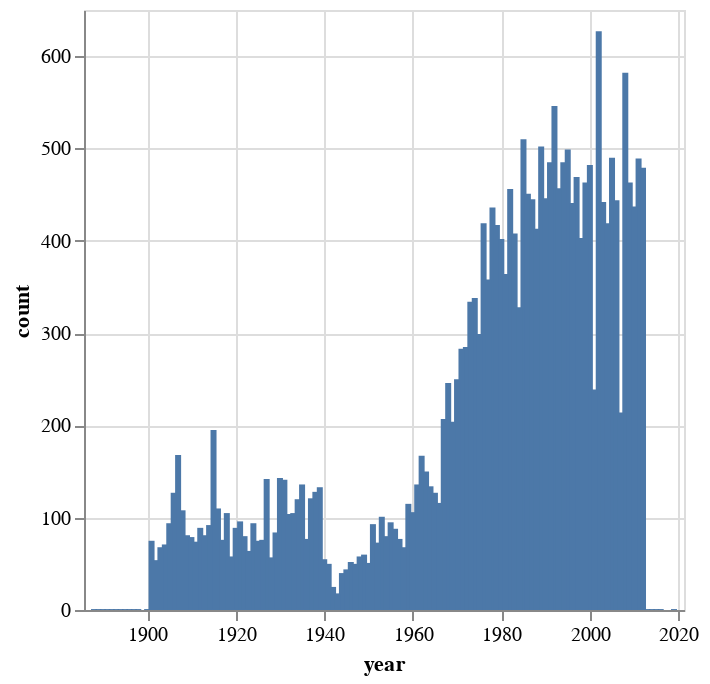

Here is the notebook cell this chart was saved with:
### Markdown cell above
## When were the Parliamentary Papers published?

The `date` metadata is not always accurate, but it seems good enough to explore the distribution of Trove's Parliamentary Papers over time.

### Code cell
import altair as alt

df["year"] = df["date"].str.extract(r"\b(\d{4})$")
years = df["year"].value_counts().to_frame().reset_index()

chart_dates = (
    alt.Chart(years)
    .mark_bar(size=3)
    .encode(
        x="year:T", y="count:Q", tooltip=[alt.Tooltip("year:T", format="%Y"), "count:Q"]
    )
    .properties(width="container")
)

display(chart_dates)

### Figure 1 — Vega-Lite specification as saved in the notebook (floating-point values rounded to 4 significant figures; data arrays with more than 128 entries replaced by an {"elided": "..."} marker saying what was removed)
{"config": {"view": {"continuousWidth": 300, "continuousHeight": 300}}, "data": {"name": "data-ce12e27d60fe9306891a3c2789933723"}, "mark": {"type": "bar", "size": 3}, "encoding": {"tooltip": [{"field": "year", "format": "%Y", "type": "temporal"}, {"field": "count", "type": "quantitative"}], "x": {"field": "year", "type": "temporal"}, "y": {"field": "count", "type": "quantitative"}}, "width": "container", "$schema": "https://vega.github.io/schema/vega-lite/v5.16.3.json", "datasets": {"data-ce12e27d60fe9306891a3c2789933723": {"elided": "129 records"}}}
